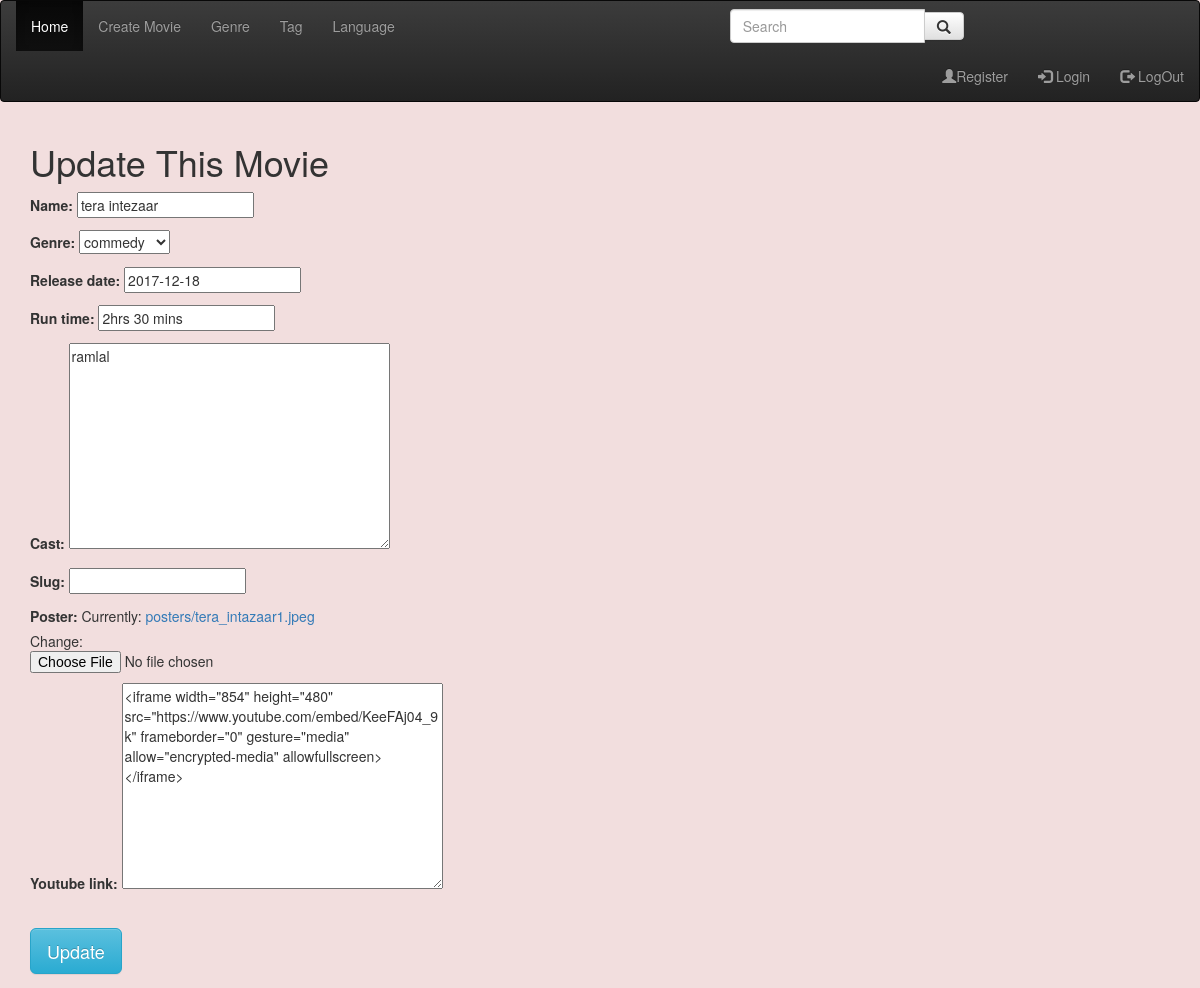
The app's page /movie/14/update/ with its own data.
### Qfxcinema/models.py (models this page shows, shortened)
class Movie(models.Model):
    name = models.CharField(max_length=100, blank=False, null=False)
    genre = models.ForeignKey(Genre, related_name='genre', on_delete=models.DO_NOTHING)
    release_date = models.DateField(auto_now=False, auto_now_add=False)
    run_time = models.CharField(max_length=15)
    cast = models.TextField()
    slug = models.SlugField(unique=True, blank=True, max_length=50, null=True)
    poster = models.ImageField(upload_to='posters', null=True)
    youtube_link = models.TextField(blank=True, null=True)

class Genre(models.Model):
    name = models.CharField(max_length=30)
    def __str__(self):
        return self.name

### Qfxcinema/movie_views.py (the view)
# urls.py: path('<int:pk>/update/', MovieUpdateView.as_view(), name='movie-update'),
class MovieUpdateView(UpdateView):
    model = Movie
    template_name = 'Qfxcinema/create.html'
    fields = '__all__'
    success_url = reverse_lazy('Qfxcinema:movie-list')
    def get_context_data(self, **kwargs):
        context = super(MovieUpdateView, self).get_context_data(**kwargs)
        context = {
            'Update' : 'Update',
            'form'   :  self.get_form(),
            'Update_Movie' : 'Update This Movie',
        }
        return context

### Qfxcinema/templates/Qfxcinema/create.html (shortened to what this page needs)
{% extends 'base.html' %}
{% block body %}
<div class="container">
	<h1>{{ Create_Movie }} {{ Update_Movie }}</h1>
	<form method="Post" enctype="multipart/form-data">
		{{ form.as_p }} <br>
		<button type="submit" class="btn btn-info btn-lg">{{ Create }} {{ Update }}</button>
	</form>
</div>
{% endblock%}

### records on screen
Movie: name "tera intezaar", genre "commedy", release_date "2017-12-18", run_time "2hrs 30 mins", cast "ramlal", youtube_link "<iframe width=\"854\" height=\"480\" src=\"https://www.youtube.com/embed/KeeFAj04_9k\" frameborder=\"0\" gesture=\"media\" allow=\"encrypted-media\" allowfullscreen></iframe>"

### other values on screen
{{ Update_Movie }} "Update This Movie"
{{ Update }} "Update"
